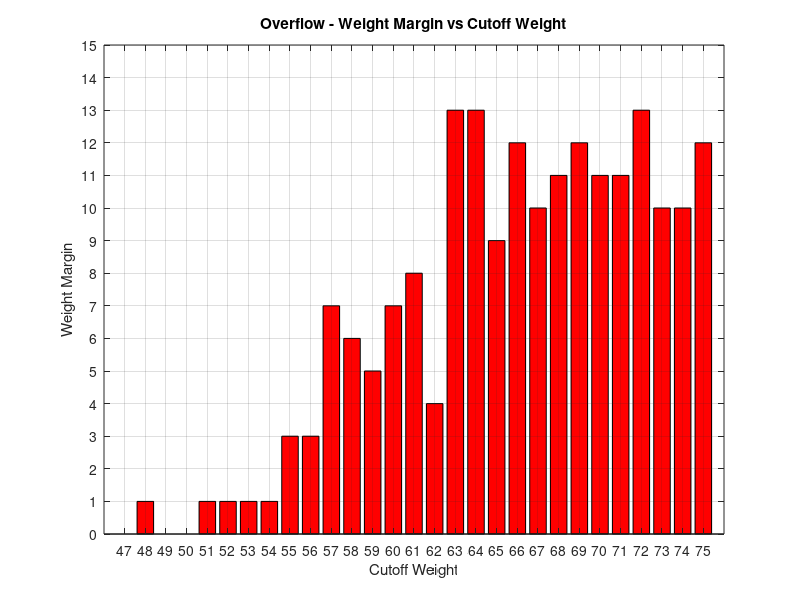
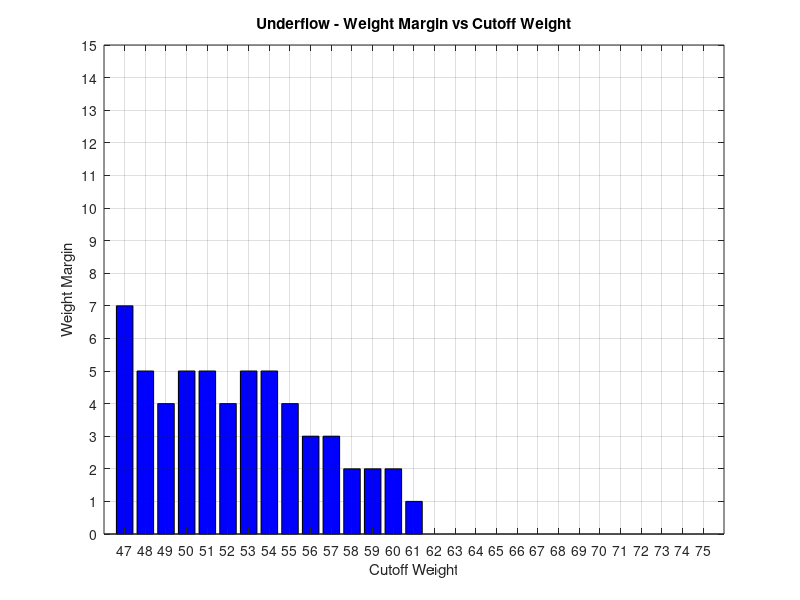

Source code (MATLAB) for these figures, in order:
clear all;
close all;
clc;

folder_path = '/Users/omeremeksiz/Desktop/masaustu/RL/application/monte_carlo/RL_imp_v6/application_output_v2/tolerance_limit';

load('data_tolerance_pairs.mat')
data_tolerance_pairs = tolerancepairs;

cutoff_weight = data_tolerance_pairs(:, 1);
error_type = data_tolerance_pairs(:, 2);
weight_margin = data_tolerance_pairs(:, 3);

unique_cutoff_weight = unique(cutoff_weight);

red_indices = find(error_type == 1001);
blue_indices = find(error_type == -1001);

figure(1);
bar(cutoff_weight(red_indices), weight_margin(red_indices), 'r');
xlabel('Cutoff Weight');
ylabel('Weight Margin');
title('Overflow - Weight Margin vs Cutoff Weight');
grid on;
xticks(unique_cutoff_weight);
xlim([46 76]);
ylim([0 15]);
yticks(0:15);

saveas(gcf, fullfile(folder_path, 'overflow.jpg'));

figure(2);
bar(cutoff_weight(blue_indices), weight_margin(blue_indices), 'b');
xlabel('Cutoff Weight');
ylabel('Weight Margin');
title('Underflow - Weight Margin vs Cutoff Weight');
grid on;
xticks(unique_cutoff_weight);
xlim([46 76]);
ylim([0 15]);
yticks(0:15);

saveas(gcf, fullfile(folder_path, 'underflow.jpg'));